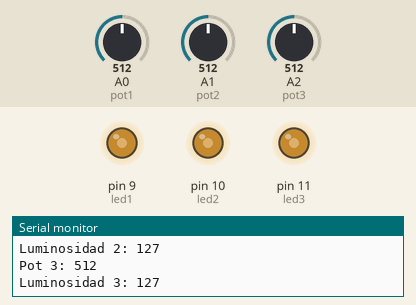
This sketch was run on a simulated Arduino Uno, built with avr-gcc and run on an emulated ATmega328P. On the bench: output pins drawn as LEDs (lit = HIGH), the last lines printed to the serial monitor. The test bench sets the inputs (shaded band); at power-on: A0 (pot1) = 512, A1 (pot2) = 512, A2 (pot3) = 512.

Above: at 1.2 s.
1.3 s: A0 (pot1) set to 420
At 2.4 s:
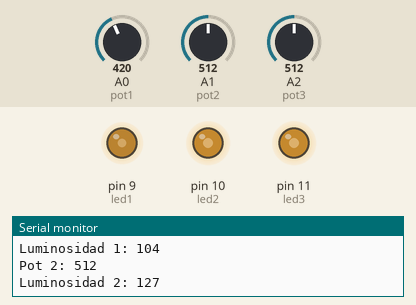
4.3 s: A0 (pot1) set to 385
At 5.7 s:
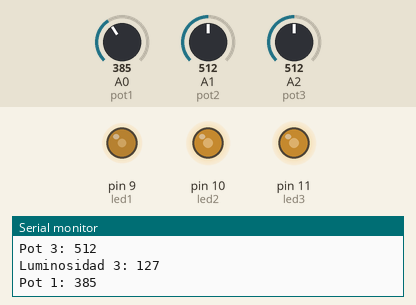
7.3 s: A1 (pot2) set to 108
At 8.5 s:
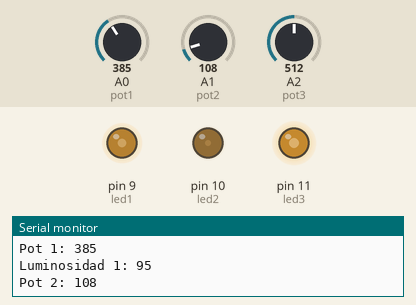
8.8 s: A1 (pot2) set to 92
At 9.8 s:
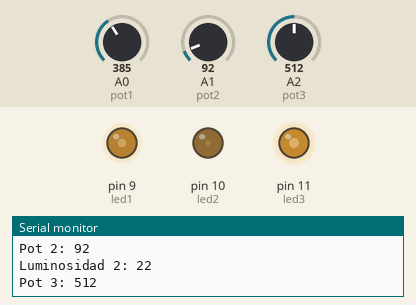
11.8 s: A2 (pot3) set to 409
At 12.7 s:
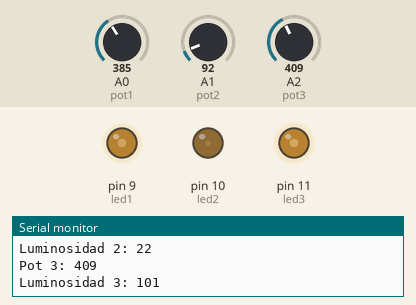
13.3 s: A2 (pot3) set to 394
At 14.1 s:
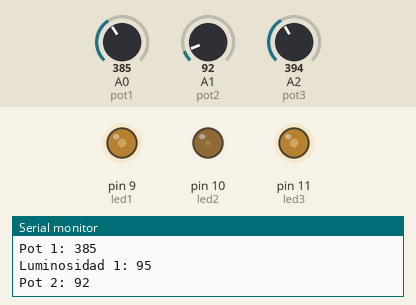
Timing chart, 0 to 16.3 s (numbered marks = the images above; inputs shaded):
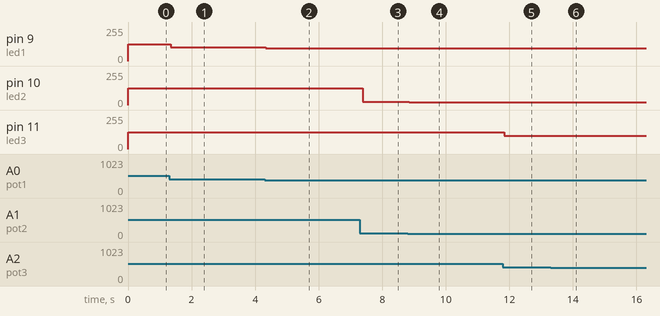

Measured:
- after the input at 1.3 s, pin 9 (led1): 127/255 → 104/255 at once
- after the input at 4.3 s, pin 9 (led1): 104/255 → 95/255 at once
- after the input at 7.3 s, pin 10 (led2): 127/255 → 26/255 after 0.09 s
- after the input at 8.8 s, pin 10 (led2): 26/255 → 22/255 after 0.05 s
- after the input at 11.8 s, pin 11 (led3): 127/255 → 101/255 at once
- after the input at 13.3 s, pin 11 (led3): 101/255 → 98/255 after 0.08 s

The sketch:

ledRGBPotenciometros.ino
```cpp
template<class T> inline Print &operator <<(Print &obj, T arg) { obj.print(arg); return obj; }
// POTENCIOMETRO
int pot1 = A0;
int pot2 = A1;
int pot3 = A2;

int potValue1 = 0;
int potValue2 = 0;
int potValue3 = 0;

// LEDS
int led1 = 9;
int led2 = 10;
int led3 = 11;

int light1 = 0;
int light2 = 0;
int light3 = 0;

void setup() {
  // put your setup code here, to run once:
  Serial.begin(9600);
  pinMode(led1, OUTPUT);
  pinMode(led2, OUTPUT);
  pinMode(led3, OUTPUT);
}

void loop() {

  potValue1 = analogRead(pot1);
  potValue2 = analogRead(pot2);
  potValue3 = analogRead(pot3);

  // Reduciendo el valor MAX del potenciometro 1023 a 255 que es máximo valor para una salida PWM
  light1 = map(potValue1, 0, 1023, 0, 255);
  light2 = map(potValue2, 0, 1023, 0, 255);
  light3 = map(potValue3, 0, 1023, 0, 255);

  analogWrite(led1, light1);
  analogWrite(led2, light2);
  analogWrite(led3, light3);

  Serial << "Pot 1: " << potValue1 << "\n";
  Serial << "Luminosidad 1: " << light1 << "\n";

  Serial << "Pot 2: " << potValue2 << "\n";
  Serial << "Luminosidad 2: " << light2 << "\n";

  Serial << "Pot 3: " << potValue3 << "\n";
  Serial << "Luminosidad 3: " << light3 << "\n";

}
```
